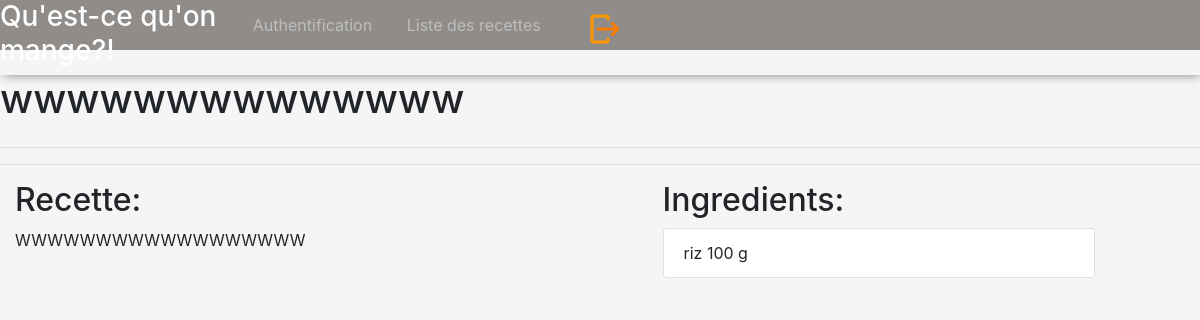
Page /ctrl/routeur.php?route=recipe&id=70 on the committed database.
### tables this page shows
CREATE TABLE `recipe` (
  `id_recipe` int(10) UNSIGNED NOT NULL,
  `recipe_title` varchar(50) NOT NULL,
  `recipe` text NOT NULL,
  `recipe_visibility` int(1) NOT NULL,
  `id_cooker` int(10) UNSIGNED NOT NULL,
  `photoFileName` varchar(50) DEFAULT NULL
);

CREATE TABLE `a_recipe` (
  `id_recipe` int(10) UNSIGNED NOT NULL,
  `id_ingredient` int(10) UNSIGNED NOT NULL,
  `qty` smallint(6) DEFAULT NULL,
  `id_UOM` int(11) UNSIGNED DEFAULT NULL
);

CREATE TABLE `unite_of_measure` (
  `id_UOM` int(11) UNSIGNED NOT NULL,
  `uom` char(50) NOT NULL
);

### ctrl/routeur.php (called while the page is built, shortened)
<?php
$route = filter_input(INPUT_POST, "route");
if ($route == NULL) {
    $route = filter_input(INPUT_GET, "route");
}
switch ($route) {
    case "recipe":
        $route = '../boundaries/recipeIHM.php';
        break;
}
include $route;
?>

### daos/RecipeDAO.php (called while the page is built, shortened)
<?php
require_once '../ett/Recipe.php';
class RecipeDAO {
    public static function selectOne(pdo $pdo, $idRecipe) {
        try {
            $requet = "SELECT * FROM qqm.recipe WHERE id_recipe = ? ;";
            $stmt = $pdo->prepare($requet);
            $stmt->bindParam(1, $idRecipe);
            $stmt->execute();
            $raw = $stmt->fetch(PDO::FETCH_ASSOC);
            $recipe = new Recipe($raw['id_recipe'], $raw['recipe_title'], $raw['recipe'], $raw['recipe_visibility'], $raw['id_cooker'], $raw['photoFileName']);
        } catch (PDOException $ex) {
            echo 'ERREUR:' . $ex->getMessage();
        }
        return $recipe;
    }
}

### ett/Recipe.php (called while the page is built, shortened)
<?php
class Recipe {
    private $recipeTitle;
    private $recipe;
    function __construct($idRecipe, $recipeTitle, $recipe, $recipeVisibility, $idCooker, $photoFileName) {
        $this->recipeTitle = $recipeTitle;
        $this->recipe = $recipe;
    }
    public function getRecipeTitle() {
        return $this->recipeTitle;
    }
    public function getRecipe() {
        return $this->recipe;
    }
}

### daos/IngredientDAO.php (called while the page is built, shortened)
<?php
require_once '../ett/Ingredient.php';
class IngredientDAO {
    public static function selectOnePlus(pdo $pdo, int $idRecipe) {
        $listIngredients = [];
        try {
            $requet = "SELECT * FROM qqm.a_recipe
INNER JOIN ingredient ON a_recipe.id_ingredient = ingredient.id_ingredient
INNER JOIN unite_of_measure ON a_recipe.id_UOM = unite_of_measure.id_uom
WHERE a_recipe.id_recipe = ?;";
            $stmt = $pdo->prepare($requet);
            $stmt->bindParam(1, $idRecipe);
            $stmt->execute();
            $stmt->setFetchMode(PDO::FETCH_ASSOC);
            while ($ingredient = $stmt->fetch()) {
                $ingredientObj = new Ingredient($ingredient['id_ingredient'], $ingredient['ingredient'], $ingredient['ingredient_calorie'], $ingredient['qty'], $ingredient['uom']);
                $listIngredients[] = $ingredientObj;
            }
        } catch (PDOException $ex) {
            echo 'ERREUR:' . $ex->getMessage();
        }
        return $listIngredients;
    }
}

### ett/Ingredient.php (called while the page is built, shortened)
<?php
class Ingredient {
    private $idUOM;
    function __construct($idIngredient, $ingredientName, $ingredientCalorie, $qty, $idUOM) {
        $this->idUOM = $idUOM;
    }
    public function getIdUOM() {
        return $this->idUOM;
    }
}

### ctrl/recipeCtrl.php (the view, shortened to what this page needs)
<?php
require_once '../ett/Recipe.php';
require_once '../daos/RecipeDAO.php';
require_once '../daos/IngredientDAO.php';
$pdo = Connexion::seConnecter('../daos/bd.ini');
$idSelectedRecipe = filter_input(INPUT_GET, 'id');
$selectedRecipe = RecipeDAO::selectOne($pdo, $idSelectedRecipe);
$ingredients = IngredientDAO::selectOnePlus($pdo, $idSelectedRecipe);
if ($selectedRecipe != NULL) {
    $title = "<h1>" . $selectedRecipe->getRecipeTitle() . "</h1>";
    $recipe = "<p>" . $selectedRecipe->getRecipe() . "</p>";
}
$ingredientsList = "<ul class='list-group'>";
if ($ingredients != NULL) {
    foreach ($ingredients as $ingredient) {
        $ingredientsList .= "<li class='list-group-item'> ";
        $ingredientsList.=$ingredient->getIngredientName() ." ";
        $ingredientsList.= $ingredient->getqty()." ";
        $ingredientsList.= $ingredient->getIdUOM() . "<br></li>";
    }
}

### css/style.css (style rules this page uses)
body { margin: auto; background-color: whitesmoke; background-image: url("../images/food-background.jpg"); background-position-x: center; }
ul { list-style: none; }

### rows in the picture
recipe: recipe_title "wwwwwwwwwwwwww", recipe "WWWWWWWWWWWWWWWWWW"
a_recipe: value "riz 100", id_UOM.uom "g"
